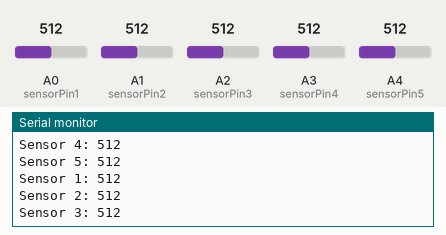
The sketch below on a simulated Arduino Uno, built with avr-gcc and run on an emulated ATmega328P. Parts: the last lines printed to the serial monitor. The inputs (shaded band) are chosen by the test bench; at power-on: A3 (sensorPin4) = 512, A1 (sensorPin2) = 512, A0 (sensorPin1) = 512, A2 (sensorPin3) = 512, A4 (sensorPin5) = 512.

Above: at 2.7 s.
2.8 s: A3 (sensorPin4) set to 107
At 2.9 s:
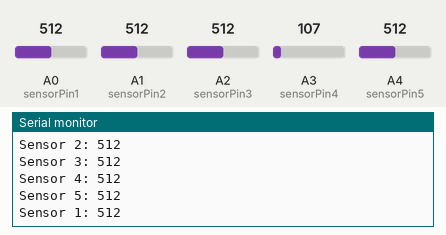
4.3 s: A3 (sensorPin4) set to 89
At 4.45 s:
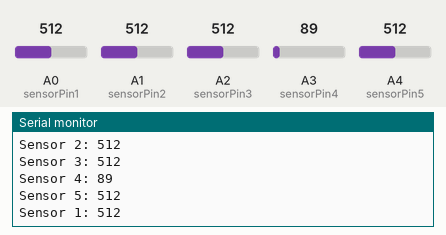
7.3 s: A1 (sensorPin2) set to 108
10.3 s: A1 (sensorPin2) set to 92
At 10.61 s:
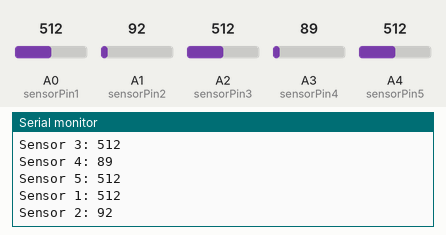
Timing chart, 0 to 13.3 s (numbered marks = the images above; inputs shaded):
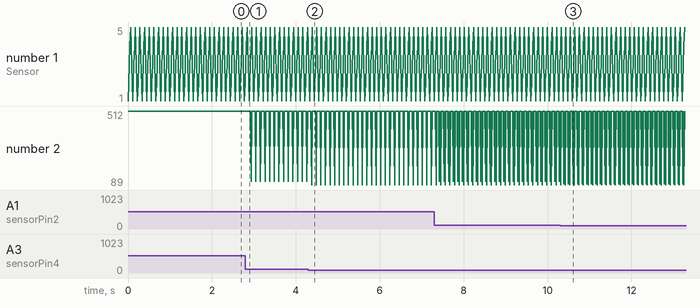

Measured:
- after the input at 4.3 s, the serial monitor: prints a new line after 0.08 s (image 2)
- after the input at 10.3 s, the serial monitor: prints a new line after 0.09 s (image 3)

The sketch:

sensor_test_2.ino
```cpp
// Define the pins connected to the sensor outputs
const int sensorPin1 = A0; // Example: Analog pin A0
const int sensorPin2 = A1; // Example: Analog pin A1
const int sensorPin3 = A2; // Example: Analog pin A2
const int sensorPin4 = A3; // Example: Analog pin A3
const int sensorPin5 = A4; // Example: Analog pin A4

void setup() {
  // Initialize serial communication for debugging
  Serial.begin(9600);
}

void loop() {
  // Read sensor values from each channel
  int value1 = analogRead(sensorPin1);
  int value2 = analogRead(sensorPin2);
  int value3 = analogRead(sensorPin3);
  int value4 = analogRead(sensorPin4);
  int value5 = analogRead(sensorPin5);

  // Print sensor values to the serial monitor
  Serial.print("Sensor 1: ");
  Serial.println(value1);
  Serial.print("Sensor 2: ");
  Serial.println(value2);
  Serial.print("Sensor 3: ");
  Serial.println(value3);
  Serial.print("Sensor 4: ");
  Serial.println(value4);
  Serial.print("Sensor 5: ");
  Serial.println(value5);

  // Add delay if needed
  delay(100); // Adjust as needed
}
```
